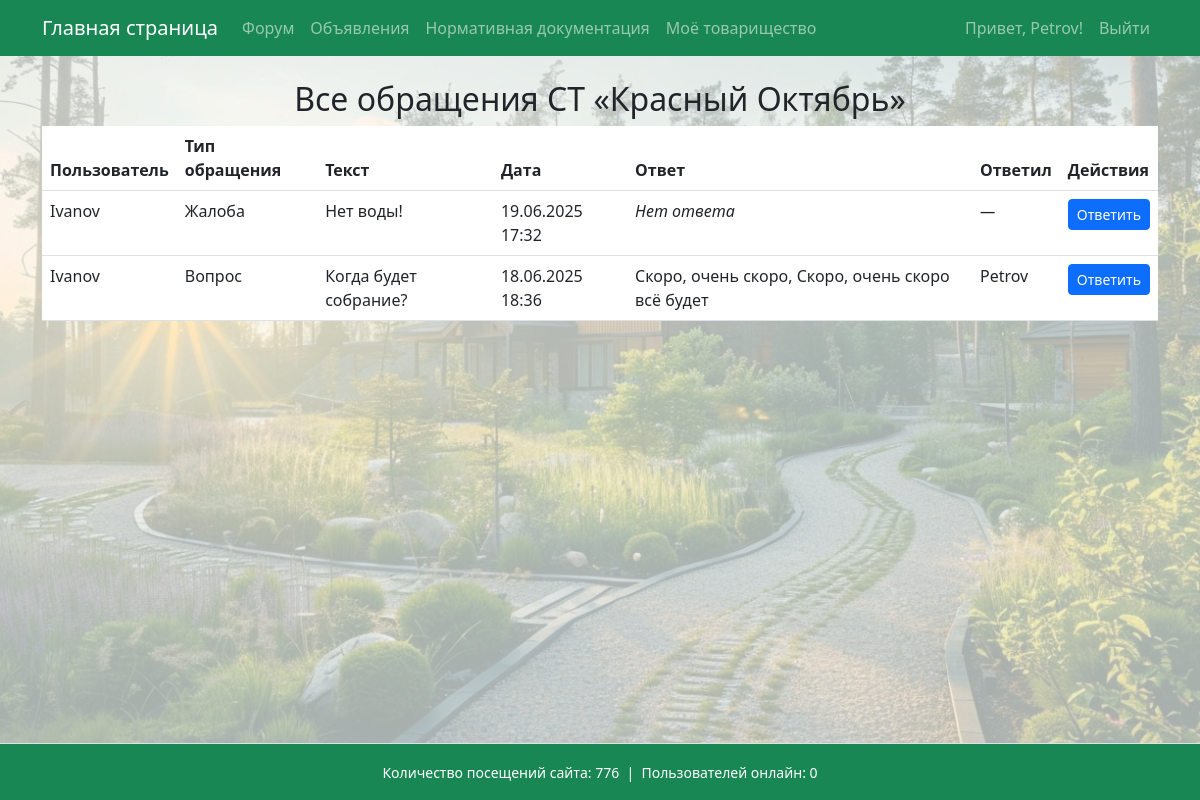
/appeals/board/ (signed in), run on the app's committed database.
### garden/models.py (models this page shows, shortened)
class Community(models.Model):
    name = models.CharField(max_length=100)
    description = models.TextField(blank=True)
    legal_address = models.TextField("Юридический адрес", blank=True, null=True)
    postal_address = models.TextField("Почтовый адрес", blank=True, null=True)
    bank_details = models.TextField("Банковские реквизиты", blank=True, null=True)
    additional_info = models.TextField("Дополнительная информация", blank=True, null=True)

class Appeal(models.Model):
    APPEAL_TYPES = [
        ('complaint', 'Жалоба'),
        ('proposal', 'Предложение'),
        ('question', 'Вопрос'),
    ]
    user = models.ForeignKey(User, on_delete=models.CASCADE, related_name='appeals')
    appeal_type = models.CharField(max_length=20, choices=APPEAL_TYPES)
    text = models.TextField()
    created_at = models.DateTimeField(auto_now_add=True)
    response = models.TextField(blank=True, null=True)
    responded_at = models.DateTimeField(blank=True, null=True)
    responder = models.ForeignKey(
        User,
        on_delete=models.SET_NULL,
        null=True, blank=True,
        related_name='responses',
        limit_choices_to={'groups__name__in': ['Председатель', 'Правление']}
    )

### garden/views.py (the view)
# urls.py: path('appeals/board/', views.all_appeals_list, name='all_appeals_list'),
@login_required
@user_passes_test(user_is_board_member)
def all_appeals_list(request):
    profile = get_object_or_404(Profile, user=request.user)
    community = profile.community
    appeals = Appeal.objects.filter(user__profile__community=community).order_by('-created_at')
    return render(request, 'all_appeals_list.html', {
        'appeals': appeals,
        'community': community,
    })

### garden/context_processors.py (called while the page is built)
def total_visits_processor(request):
    counter, created = PageVisit.objects.get_or_create(page_name='main_page')
    return {
        'total_visits': counter.visits
    }

def online_users_processor(request):
    now = timezone.now()
    active_threshold = now - timedelta(seconds=40)  # считаем активными за последние 40 секунд
    online_count = Profile.objects.filter(last_seen__gte=active_threshold).count()
    return {'online_users': online_count}

### garden/views.py (called while the page is built)
def user_is_board_member(user):
    profile = getattr(user, 'profile', None)
    return profile is not None and profile.role in ['chairman', 'board_member']

### garden/templates/all_appeals_list.html
{% extends 'base.html' %}
{% block content %}
<h2 class="text-center align-middle">Все обращения СТ «{{ community.name }}»</h2>
<table class="table">
    <thead>
        <tr>
            <th>Пользователь</th>
            <th>Тип обращения</th>
            <th>Текст</th>
            <th>Дата</th>
            <th>Ответ</th>
            <th>Ответил</th>
            <th>Действия</th>
        </tr>
    </thead>
    <tbody>
        {% for appeal in appeals %}
        <tr>
            <td>{{ appeal.user.get_full_name|default:appeal.user.username }}</td>
            <td>{{ appeal.get_appeal_type_display }}</td>
            <td>{{ appeal.text|truncatewords:20 }}</td>
            <td>{{ appeal.created_at|date:"d.m.Y H:i" }}</td>
            <td>
                {% if appeal.response %}
                    {{ appeal.response|truncatewords:20 }}
                {% else %}
                    <em>Нет ответа</em>
                {% endif %}
            </td>
            <td>
                {% if appeal.responder %}
                    {{ appeal.responder.get_full_name|default:appeal.responder.username }}
                {% else %}
                    <em>—</em>
                {% endif %}
            </td>
            <td>
                <a href="{% url 'appeal_detail_and_respond' appeal.id %}" class="btn btn-sm btn-primary">
                    Ответить
                </a>
            </td>
        </tr>
        {% empty %}
        <tr>
            <td colspan="7">Обращений нет.</td>
        </tr>
        {% endfor %}
    </tbody>
</table>
{% endblock %}

### templates/base.html (shortened to what this page needs)
<!DOCTYPE html>
<html lang="ru">
<head>
    <link rel="stylesheet" href="https://cdn.jsdelivr.net/npm/bootstrap@5.3.0/dist/css/bootstrap.min.css">
</head>
<body>
    <div class="page-container">
        <nav class="navbar navbar-expand-lg navbar-dark bg-success mb-4">
            <div class="container">
                <a class="navbar-brand" href="{% url 'main_page' %}">Главная страница</a>
                <div class="collapse navbar-collapse" id="navbarSupportedContent">
                    <ul class="navbar-nav me-auto mb-2 mb-lg-0">
                        <li class="nav-item"><a class="nav-link" href="{% url 'forum' %}">Форум</a></li>
                        <li class="nav-item"><a class="nav-link" href="{% url 'ads' %}">Объявления</a></li>
                        <li class="nav-item"><a class="nav-link" href="https://strb.by/" target="_blank" rel="noopener noreferrer">Нормативная документация</a></li>
                        <li class="nav-item"><a class="nav-link" href="{% url 'my_community' %}">Моё товарищество</a></li>
                    </ul>
                    <ul class="navbar-nav ms-auto mb-2 mb-lg-0">
                        {% if user.is_authenticated %}
                            <li class="nav-item">
                                <span class="nav-link">Привет, {{ user.username }}!</span>
                            </li>
                            <li class="nav-item">
                                <a class="nav-link" href="#" onclick="event.preventDefault(); document.getElementById('logout-form').submit();">
                                    Выйти
                                </a>
                            </li>
                        {% else %}
                            <li class="nav-item"><a class="nav-link" href="{% url 'login' %}">Войти</a></li>
                        {% endif %}
                    </ul>
                </div>
            </div>
        </nav>
        <main class="content-wrap container">
            {% block content %}
            {% endblock %}
        </main>
        <footer class="bg-success text-center py-3 mt-4 border-top text-white">
            <div class="container">
                <small>
                    Количество посещений сайта: {{ total_visits }}
                      &nbsp;|&nbsp;
                    Пользователей онлайн: {{ online_users }}
                </small>
            </div>
        </footer>
    </div>
</body>
</html>

### templates/base.html (style rules this page uses)
body, html { height: 100%; margin: 0; }
.page-container { min-height: 100vh; display: flex; flex-direction: column; min-height: 100vh; background-image: url('/static/images/background.jpg'); background-repeat: no-repeat; background-position: center center; background-size: cover; background-color: rgba(240, 248, 245, 0.7); background-blend-mode: lighten; }
.content-wrap { flex: 1; }

### data on the page
Community: name "Красный Октябрь"
Appeal: user.get_full_name "Ivanov", appeal_type "Жалоба", text "Нет воды!", created_at "19.06.2025 17:32", shows "Нет ответа"
Appeal: user.get_full_name "Ivanov", appeal_type "Вопрос", text "Когда будет собрание?", created_at "18.06.2025 18:36", response "Скоро, очень скоро, Скоро, очень скоро всё будет", responder.get_full_name "Petrov"

### other printed values
{{ user.username }} "Petrov"
{{ total_visits }} "776"
{{ online_users }} "0"
